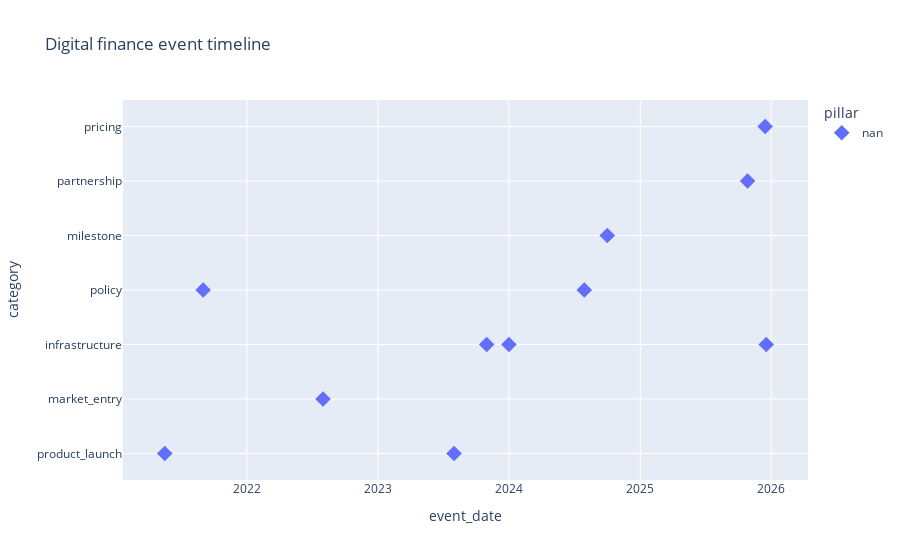

Notebook code for this chart:
### Markdown cell above
## 6. Event timeline and overlays
Timeline of catalyst events and overlays on indicator trends to inspect temporal associations.

### Code cell
events = events.copy()
events["event_date"] = events["observation_date"]
events["category"] = events["category"].fillna("unspecified")
fig = px.scatter(
    events,
    x="event_date",
    y="category",
    color="pillar",
    hover_data=["indicator", "value_text", "notes"],
    title="Digital finance event timeline",
)
fig.update_traces(marker=dict(size=12, symbol="diamond"))
fig.show()

### Figure 1 — Plotly figure (JSON) as saved in the notebook; plotly's stock layout.template omitted (floating-point values rounded to 4 significant figures)
{"data": [{"customdata": [["Telebirr Launch", "Launched", null], ["Safaricom Ethiopia Commercial Launch", "Launched", null], ["M-Pesa Ethiopia Launch", "Launched", null], ["Fayda Digital ID Program Rollout", "Launched", null], ["Foreign Exchange Liberalization", "Implemented", null], ["P2P Transaction Count Surpasses ATM", "Achieved", null], ["M-Pesa EthSwitch Integration", "Launched", null], ["EthioPay Instant Payment System Launch", "Launched", null], ["NFIS-II Strategy Launch", "Launched", null], ["Safaricom Ethiopia Price Increase", "Implemented", null], ["AfDB Digital Payments Initiative Support", "AfDB financing package to modernize Ethiopia's retail payment rails.", "Signals donor-backed infrastructure investment for EthSwitch and national QR rollout."]], "hovertemplate": "pillar=nan<br>event_date=%{x}<br>category=%{y}<br>indicator=%{customdata[0]}<br>value_text=%{customdata[1]}<br>notes=%{customdata[2]}<extra></extra>", "legendgroup": "nan", "marker": {"color": "#636efa", "size": 12, "symbol": "diamond"}, "mode": "markers", "name": "nan", "orientation": "v", "showlegend": true, "type": "scatter", "x": ["2021-05-17T00:00:00.000000000", "2022-08-01T00:00:00.000000000", "2023-08-01T00:00:00.000000000", "2024-01-01T00:00:00.000000000", "2024-07-29T00:00:00.000000000", "2024-10-01T00:00:00.000000000", "2025-10-27T00:00:00.000000000", "2025-12-18T00:00:00.000000000", "2021-09-01T00:00:00.000000000", "2025-12-15T00:00:00.000000000", "2023-10-31T00:00:00.000000000"], "xaxis": "x", "y": ["product_launch", "market_entry", "product_launch", "infrastructure", "policy", "milestone", "partnership", "infrastructure", "policy", "pricing", "infrastructure"], "yaxis": "y"}], "layout": {"legend": {"title": {"text": "pillar"}, "tracegroupgap": 0}, "title": {"text": "Digital finance event timeline"}, "xaxis": {"anchor": "y", "domain": [0, 1], "title": {"text": "event_date"}}, "yaxis": {"anchor": "x", "domain": [0, 1], "title": {"text": "category"}}}}
